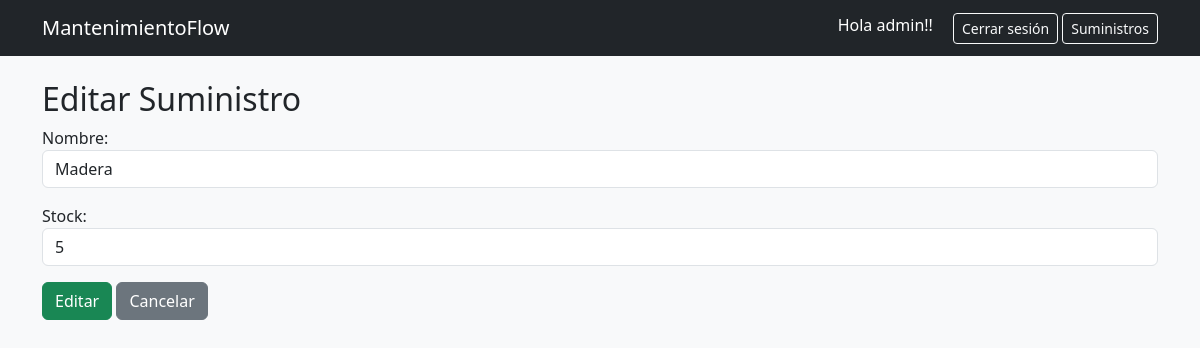
Before: /suministros/editar/1/ (signed in) with the older database file.
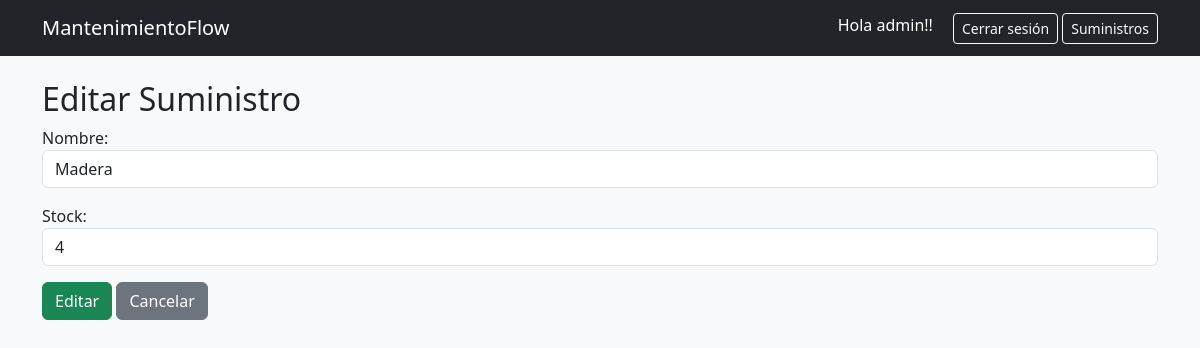
After: the same page with the newer database file.
### mantenimiento/models.py (models this page shows, shortened)
class Suministro(models.Model):
    nombre = models.CharField(max_length=100)
    stock = models.PositiveIntegerField(default=0)

### mantenimiento/views.py (the view)
# urls.py: path('suministros/editar/<int:id>/', views.editar_suministro, name='editar_suministro'),
@login_required
@permission_required('mantenimiento.change_suministro', raise_exception=True)
def editar_suministro(request, id):
    suministro = get_object_or_404(Suministro, id=id)
    if request.method == 'POST':
        form = SuministroForm(request.POST, instance=suministro)
        if form.is_valid():
            form.save()
            messages.success(request, "Suministro actualizado correctamente.")
            return redirect('listar_suministros')
        else:
            messages.error(request, "Error al actualizar el suministro.")
    else:
        form = SuministroForm(instance=suministro)
    return render(request, 'suministro_form.html', {'form': form, 'accion': 'Editar'})

### mantenimiento/forms.py
class SuministroForm(forms.ModelForm):
    class Meta:
        model = Suministro
        fields = ['nombre', 'stock']
        widgets = {
            'nombre': forms.TextInput(attrs={'class': 'form-control'}),
            'stock': forms.TextInput(attrs={'class': 'form-control'}),
        }

### mantenimiento/templates/suministro_form.html (shortened to what this page needs)
{% extends 'base.html' %}
{% block content %}
<h2>{{ accion }} Suministro</h2>
<form method="post">
  {{ form.as_p }}
  <button type="submit" class="btn btn-success">{{ accion }}</button>
  <a href="{% url 'listar_suministros' %}" class="btn btn-secondary">Cancelar</a>
</form>
{% endblock %}

Changed rows visible on the page:
changed Suministro "Madera": stock "5" → "4"
